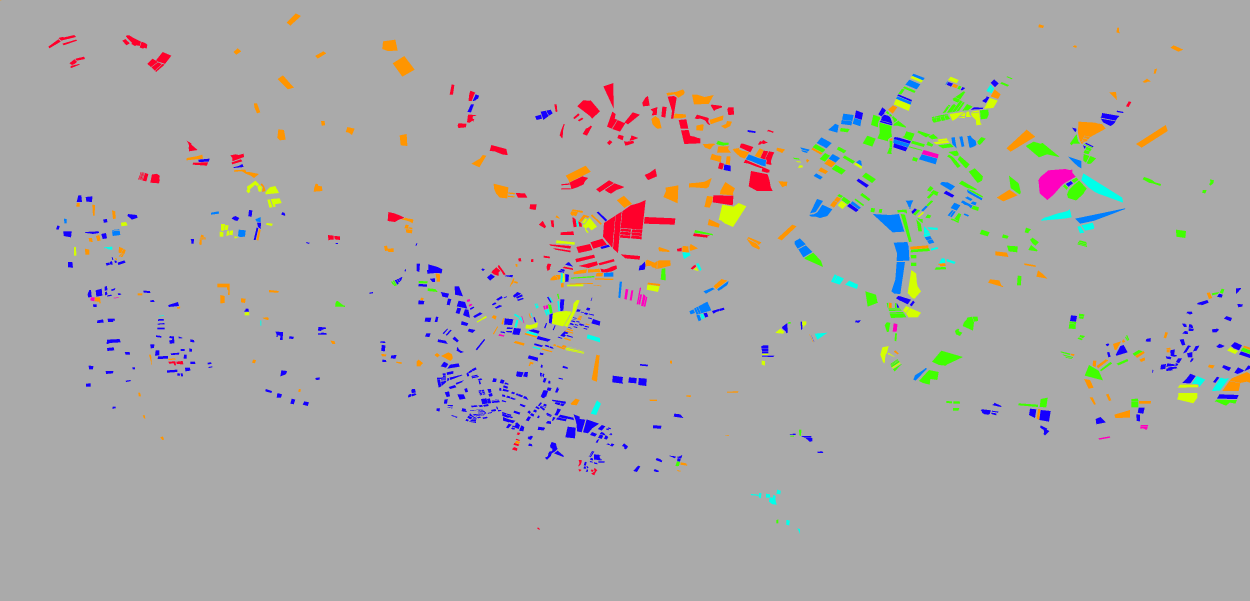
#> input picture b_ground_truth_map.png, 3750 x 1803 px (shown at 1/3 size)
$ python calculateAccuracy.py
#> lines starting #> are read from the running program, lines starting #| are printed output that depends on the picture; after the words box and inside, x2 and y2 are one past the last pixel; in counts of white or black regions, pixels touching at a corner belong together; long printed decimals are rounded
from PIL import Image
import numpy as np

def rgb_to_class(rgb_color, class_map):
    # Find the index of the RGB color in the class map
    for idx, cls_rgb in enumerate(class_map):
        if np.array_equal(rgb_color, cls_rgb):
            return idx
    return None

def dice_loss(ground_truth, predicted, class_map):
    num_classes = len(class_map)
    class_losses = []
    for class_rgb in class_map:
        # Convert RGB color tuple to class index
        class_id = rgb_to_class(class_rgb, class_map)
        if class_id is None:
            raise ValueError("RGB color not found in the class map")

        # Get masks for the current class
        gt_class = np.all(ground_truth == class_rgb, axis=-1)
        pred_class = np.all(predicted == class_rgb, axis=-1)

        # Calculate intersection and union
        intersection = np.sum(gt_class * pred_class)
        union = np.sum(gt_class) + np.sum(pred_class)

        # Calculate Dice loss for the current class
        dice = 1 - (2. * intersection) / (union + 1e-8)  # Adding a small value to avoid division by zero

        class_losses.append(dice)

    avg_dice_loss = np.mean(class_losses)
    return avg_dice_loss


class_map = [
    (255,149,0),   # bugday
    (212,255,0),   # domates
    (64,255,0),   # misir
    (0,255,234), # misir2
    (0,127,255), # pamuk
    (21,0,255), # uzum
    (255,0,191), # yonca
    (255,0,43),      # zeytin
    (170,170,170)   # diger
]


ground_truth = np.array(Image.open('b_ground_truth_map.png'))
#> ground_truth is the input picture: shape (1803, 3750, 3); mean R, G, B 168.4, 167.5, 166.8
predicted = np.array(Image.open('a_predicted_map.png'))
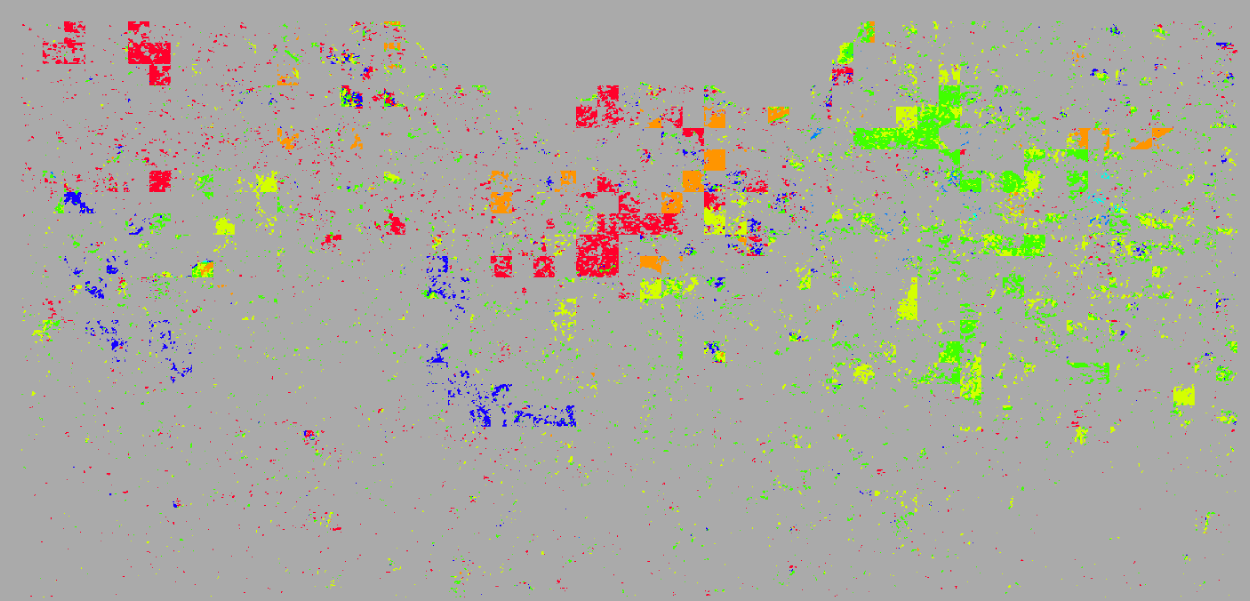
#> input picture a_predicted_map.png, 3750 x 1803 px (shown at 1/3 size)
#> predicted is the input picture: shape (1803, 3750, 3); mean R, G, B 169.3, 169.8, 159.8

loss = dice_loss(ground_truth, predicted, class_map)
#> the loop in dice_loss, `for class_rgb in class_map:` made 9 passes
#> (intersection, union, dice) on passes 1 to 9: (8902, 102883, 0.827), (8138, 158591, 0.897), (12832, 215078, 0.881), (30, 15696, 0.996), (391, 31444, 0.975), (2722, 102193, 0.947), (0, 8874, 1), (19043, 172292, 0.779), (6031202, 12715449, 0.0514)
#> pass 1, in dice_loss, `gt_class = np.all(ground_truth == class_rgb, axis=-1)`:
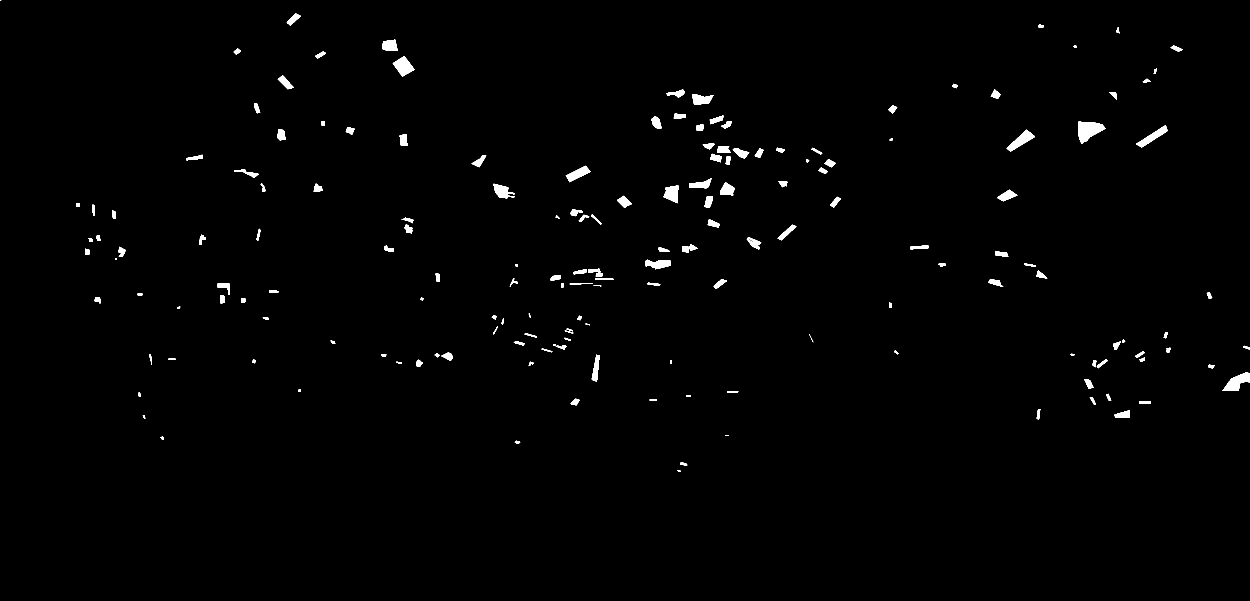
#> gt_class: shape (1803, 3750) bool (shown at 1/3 size); 0.95% white; 185 white regions (2 under 20 px), largest, box (x1, y1, x2, y2) and area: (3234, 365, 3317, 431) 3192, (3667, 1116, 3750, 1173) 2374, (1178, 168, 1244, 230) 2104
#> pass 1, in dice_loss, `pred_class = np.all(predicted == class_rgb, axis=-1)`:
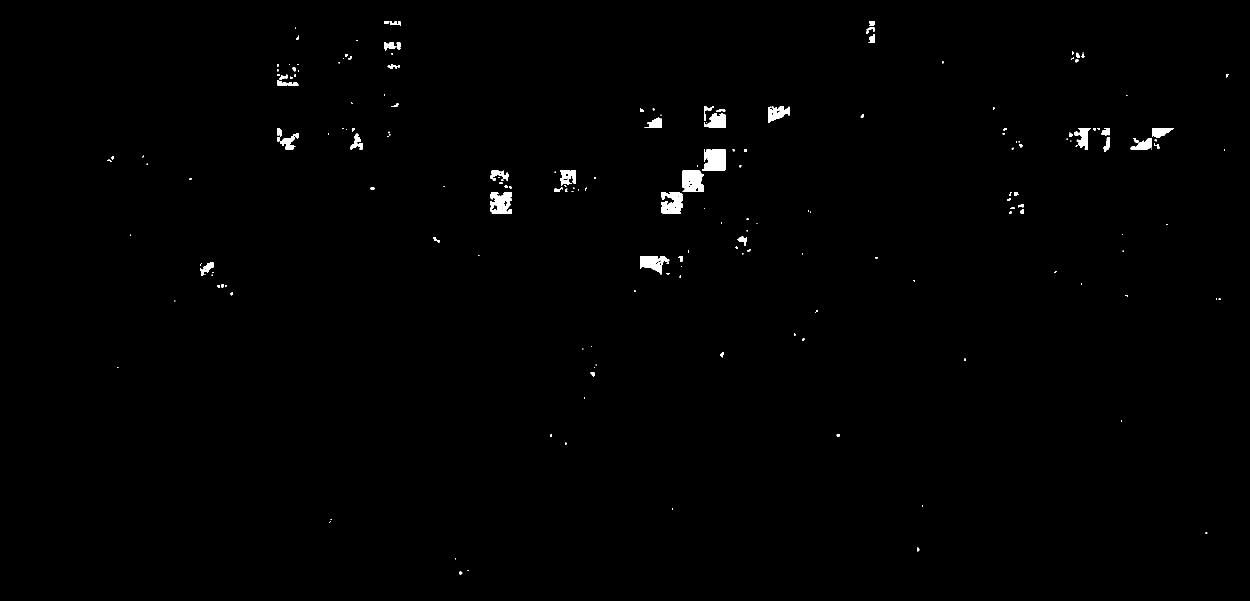
#> pred_class: shape (1803, 3750) bool (shown at 1/3 size); 0.57% white; 198 white regions (89 under 20 px), largest, box (x1, y1, x2, y2) and area: (2107, 448, 2176, 512) 3850, (2048, 512, 2112, 576) 3543, (1984, 576, 2048, 640) 3125
#> pass 2, in dice_loss, `gt_class = np.all(ground_truth == class_rgb, axis=-1)`:
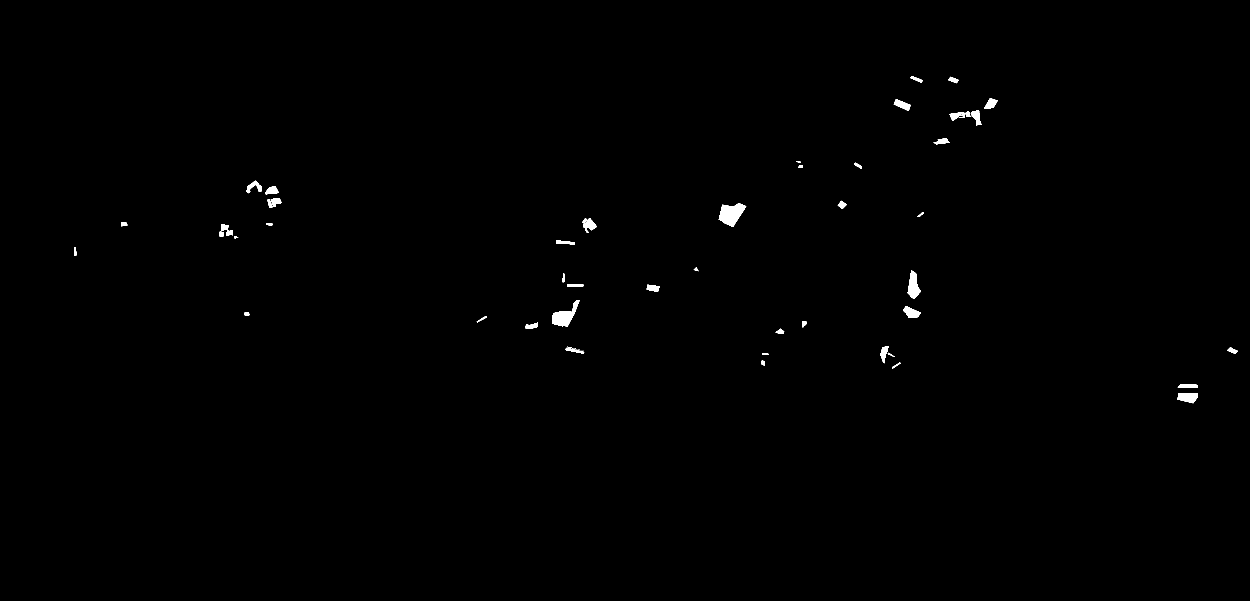
#> gt_class: shape (1803, 3750) bool (shown at 1/3 size); 0.37% white; 63 white regions (9 under 20 px), largest, box (x1, y1, x2, y2) and area: (2156, 609, 2239, 681) 3503, (1656, 900, 1739, 981) 2708, (2723, 810, 2763, 896) 1921
#> pass 2, in dice_loss, `pred_class = np.all(predicted == class_rgb, axis=-1)`:
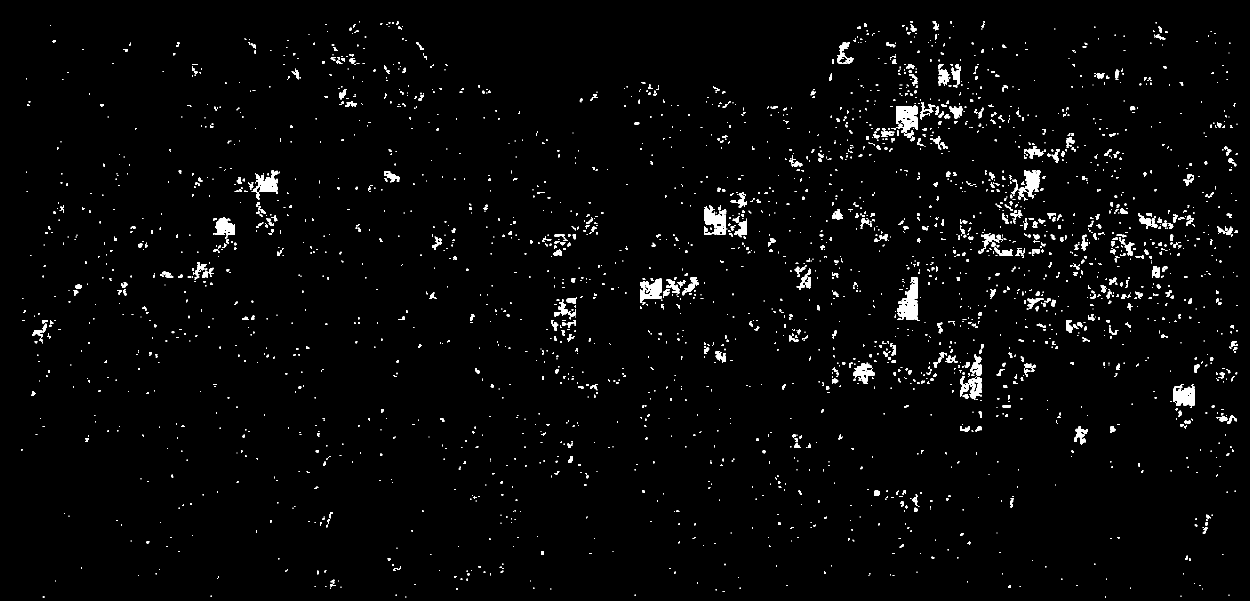
#> pred_class: shape (1803, 3750) bool (shown at 1/3 size); 2% white; 2835 white regions (1716 under 20 px), largest, box (x1, y1, x2, y2) and area: (2691, 832, 2758, 963) 4367, (2688, 315, 2752, 398) 3582, (2880, 1064, 2944, 1195) 3248
#> after the loop in dice_loss, `for class_rgb in class_map:`: class_losses = [0.827, 0.897, 0.881, 0.996, 0.975, 0.947, 1, 0.779, 0.0514]
#> in dice_loss, `avg_dice_loss = np.mean(class_losses)`: avg_dice_loss = 0.817
#> loss = 0.817
print("Dice Loss Accuracy: %", loss * 100)
#| Dice Loss Accuracy: % 81.704
